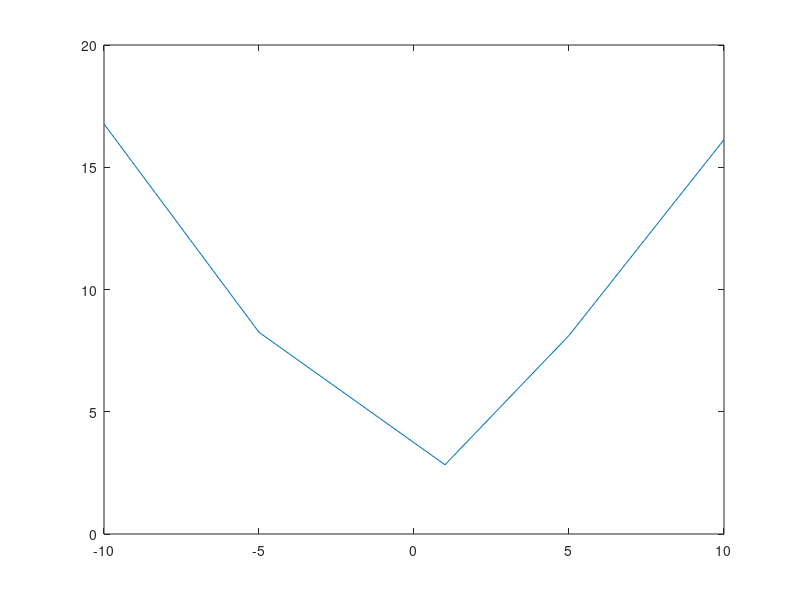

The MATLAB script that drew this image:
clc 
close all
clear all

%% Shaft - IRC sensor
% frequencies = [2.832, 16.13, 16.77, 1.3719, 8.12, 8.25]; 
% 
% path = "./data/shaft_IRC/"; 
% avg_U_out1 = get_avg_U_out(path, "scope_3.csv");
% avg_U_out2 = get_avg_U_out(path, "scope_4.csv");
% avg_U_out3 = get_avg_U_out(path, "scope_9.csv");
% avg_U_out4 = get_avg_U_out(path, "scope_10.csv");
% %% 
% function [avg_U_out] = get_avg_U_out(path, filename)
%     data = readmatrix(path + filename);
%     data = data(3:end, :);
%     
%     avg_U_out = mean(data(:, 2));
% end

%%
U_out = [-10, -5, 1, 5, 10]; 
frequencies = [16.77, 8.25, 2.832, 8.12, 16.13]; 

figure
plot(U_out, frequencies); 

% Ukol b
omega_2 = (2.832 * 1e3 / 2500) * 2; 

% Ukol c




